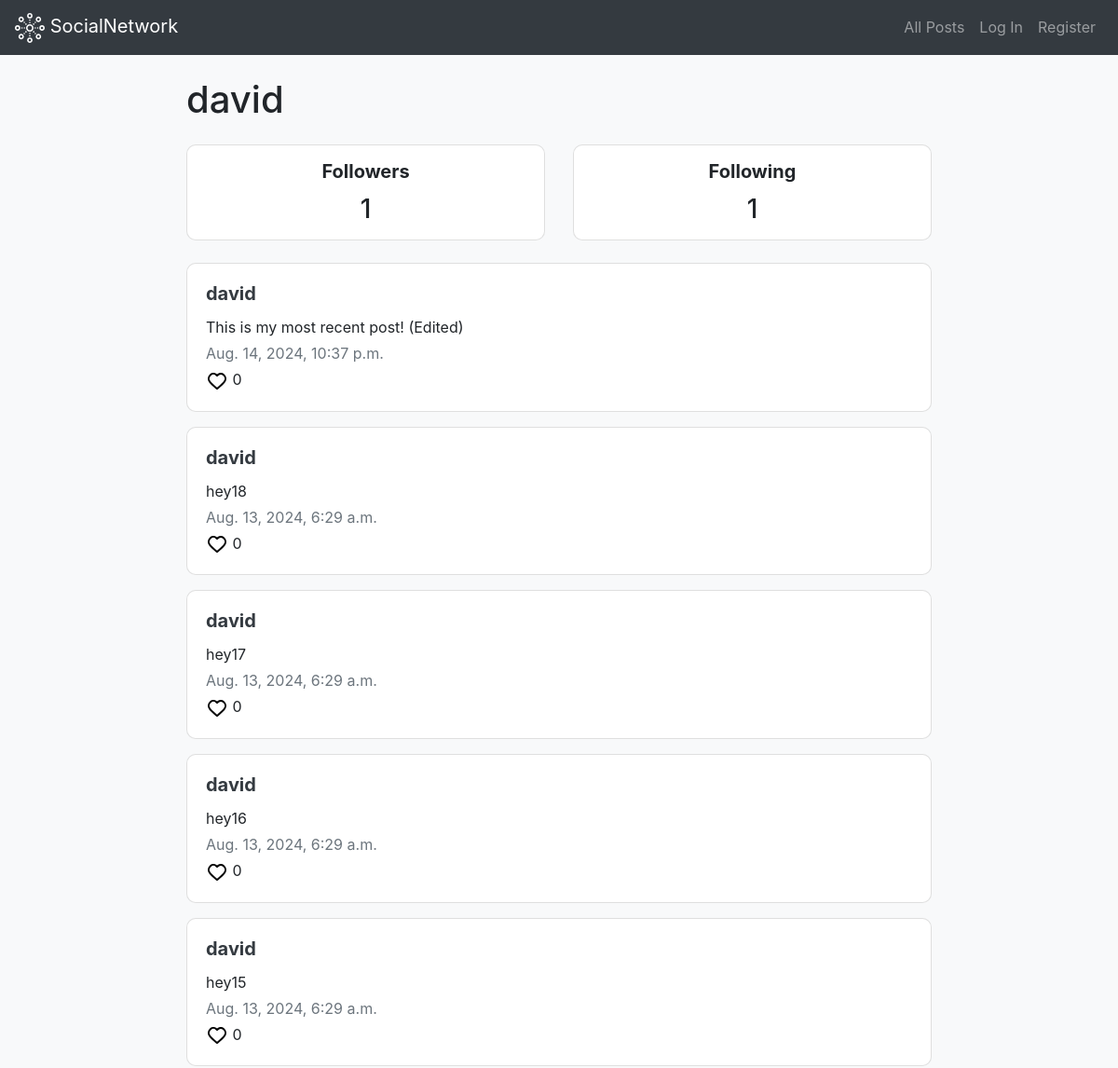
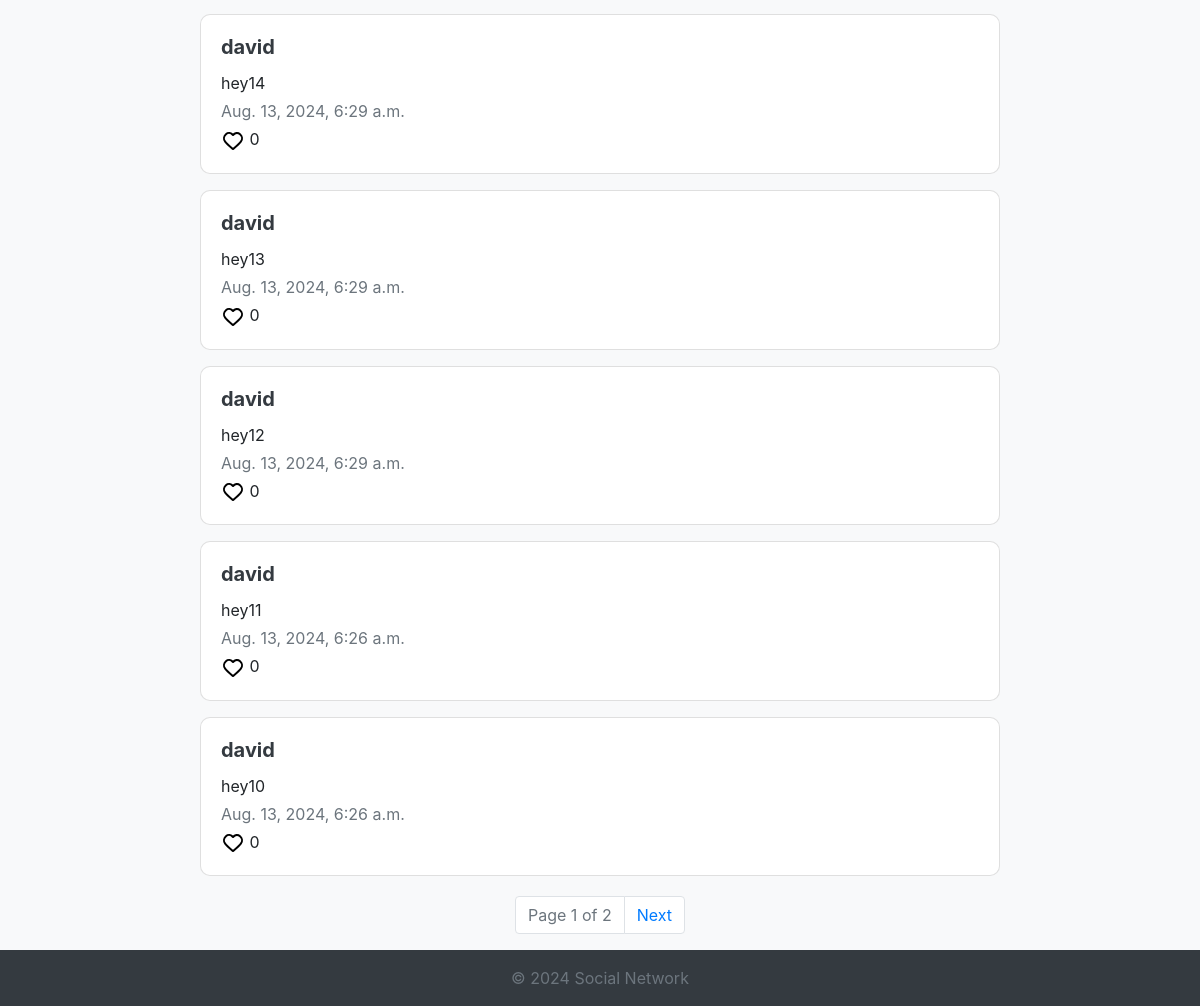
Page /profile/david on the committed database (2 pictures, top to bottom).
### network/models.py (models this page shows)
class User(AbstractUser):
    pass

class Post(models.Model):
    user = models.ForeignKey(User, on_delete=models.CASCADE, related_name='posts')
    content = models.TextField()
    timestamp = models.DateTimeField(auto_now_add=True)
    likes = models.ManyToManyField(User, related_name='liked_posts')

### network/views.py (the view)
# urls.py: path('profile/<str:username>', views.profile, name='profile'),
def profile(request, username):
    user = User.objects.get(username=username)
    posts = user.posts.all().order_by('-timestamp')
    paginator = Paginator(posts, 10)
    page_number = request.GET.get('page') or 1
    page_obj = paginator.page(page_number)
    follower_count = user.followers.count()
    following_count = user.following.count()
    is_following = False
    if request.user.is_authenticated:
        is_following = Follow.objects.filter(user=request.user, following_user=user).exists()
    return render(request, 'network/profile.html', {
        'user': user,
        'page_obj': page_obj,
        'follower_count': follower_count,
        'following_count': following_count,
        'is_following': is_following
    })

### network/templates/network/profile.html (shortened to what this page needs)
{% extends 'network/layout.html' %}
{% load static %}
{% block body %}
<div class="post-container">
    <h1 class="mb-4">{{ user.username }}</h1>
    <div class="row mb-4">
      <div class="col-md-6">
          <div class="card text-center">
              <div class="card-body p-3">
                  <h5 class="card-title">Followers</h5>
                  <p class="card-text h3 mb-0">{{ follower_count }}</p>
              </div>
          </div>
      </div>
      <div class="col-md-6">
          <div class="card text-center">
              <div class="card-body p-3">
                  <h5 class="card-title">Following</h5>
                  <p class="card-text h3 mb-0">{{ following_count }}</p>
              </div>
          </div>
      </div>
  </div>
    {% for post in page_obj %}
    <div class="card mb-3" id="post-{{ post.id }}">
        <div class="card-body">
          <h5 class="card-title"><a href="{% url 'profile' post.user.username %}" class="text-dark">{{ post.user.username }}</a></h5>
            <div class="card-text content-text">{{ post.content }}</div>
            <div class="text-muted mt-1 mb-1">{{ post.timestamp }}</div>
            <div>
                <button class="like-button" data-post-id="{{ post.id }}">
                    <svg width="24px" height="24px" viewBox="0 0 24 24" fill="{% if request.user in post.likes.all %}#ff0000{% else %}#ffffff{% endif %}" xmlns="http://www.w3.org/2000/svg"><g id="SVGRepo_bgCarrier" stroke-width="0"></g><g id="SVGRepo_tracerCarrier" stroke-linecap="round" stroke-linejoin="round"></g><g id="SVGRepo_iconCarrier"> <path fill-rule="evenodd" clip-rule="evenodd" d="M12 6.00019C10.2006 3.90317 7.19377 3.2551 4.93923 5.17534C2.68468 7.09558 2.36727 10.3061 4.13778 12.5772C5.60984 14.4654 10.0648 18.4479 11.5249 19.7369C11.6882 19.8811 11.7699 19.9532 11.8652 19.9815C11.9483 20.0062 12.0393 20.0062 12.1225 19.9815C12.2178 19.9532 12.2994 19.8811 12.4628 19.7369C13.9229 18.4479 18.3778 14.4654 19.8499 12.5772C21.6204 10.3061 21.3417 7.07538 19.0484 5.17534C16.7551 3.2753 13.7994 3.90317 12 6.00019Z" stroke="#000000" stroke-width="2" stroke-linecap="round" stroke-linejoin="round"></path> </g></svg>
                </button>
                <span class="like-count">{{ post.likes.count }}</span>
            </div>
        </div>
    </div>
    {% endfor %}
    <nav aria-label="Page navigation">
        <ul class="pagination justify-content-center">
            <li class="page-item disabled">
                <span class="page-link">Page {{ page_obj.number }} of {{ page_obj.paginator.num_pages }}</span>
            </li>
            {% if page_obj.has_next %}
            <li class="page-item">
                <a class="page-link" href="?page={{ page_obj.next_page_number }}">Next</a>
            </li>
            {% endif %}
        </ul>
    </nav>
</div>
{% endblock %}

### network/static/network/styles.css (style rules this page uses)
body { background-color: #f8f9fa; }
.post-container { max-width: 800px; margin: auto; }
.card { border-radius: 10px; }
.card-title { font-weight: bold; }
.pagination { margin-top: 20px; }
.like-button { border: none; background-color: white; text-align: left; padding: 0; }

### rows in the picture
User: username "david"
Post: user.username "david", content "This is my most recent post! (Edited)", timestamp "Aug. 14, 2024, 10:37 p.m.", likes.count "0"
Post: user.username "david", content "hey18", timestamp "Aug. 13, 2024, 6:29 a.m.", likes.count "0"
Post: user.username "david", content "hey17", timestamp "Aug. 13, 2024, 6:29 a.m.", likes.count "0"
Post: user.username "david", content "hey16", timestamp "Aug. 13, 2024, 6:29 a.m.", likes.count "0"
Post: user.username "david", content "hey15", timestamp "Aug. 13, 2024, 6:29 a.m.", likes.count "0"
Post: user.username "david", content "hey14", timestamp "Aug. 13, 2024, 6:29 a.m.", likes.count "0"
Post: user.username "david", content "hey13", timestamp "Aug. 13, 2024, 6:29 a.m.", likes.count "0"
Post: user.username "david", content "hey12", timestamp "Aug. 13, 2024, 6:29 a.m.", likes.count "0"
Post: user.username "david", content "hey11", timestamp "Aug. 13, 2024, 6:26 a.m.", likes.count "0"
Post: user.username "david", content "hey10", timestamp "Aug. 13, 2024, 6:26 a.m.", likes.count "0"

### other values in the picture
{{ follower_count }} "1"
{{ following_count }} "1"
{{ page_obj.number }} "1"
{{ page_obj.paginator.num_pages }} "2"
